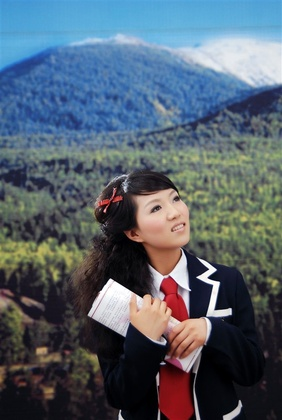
%> input picture Shafley/matlab/learn-test/psu.jpg, 282 x 420 px, shrunk from 537 x 800 before the run
$ octave gray_transformation.m   (GNU Octave 9; MATLAB toolbox functions it lacks are replaced by stand-ins)
%> lines starting %> are read from the running program, lines starting %| are printed output that depends on the picture
%灰度变换法伪色彩增强
I=imread('psu.jpg');
%> I is the input picture: size 420x282x3 uint8; mean R, G, B 84.5, 96.8, 108.7
I=double(I);
%> I: size 420x282x3 double
[M,N]=size(I);
%> M = 420; N = 846
I1=zeros(M,N);  %创建一个大小与原始图像相同、数值皆为0的彩色图像格式矩阵
L=256;          %设定灰度级L位256
for i=1:M
    for j=1:N
        if I(i,j)< L/4
            R(i,j)=0;G(i,j)=4*I(i,j);B(i,j)=L;   %设定L/4范围的RGB值
            else if I(i,j)<L/2
                R(i,j)=0;G(i,j)=L;B(i,j)=-4*I(i,j)+2*L;   %设定L/4--L/2范围的RGB值
                else if I(i,j)<=3*L/4
                        R(i,j)=4*I(i,j)-2*L;G(i,j)=L;B(i,j)=0;    %设定L/2--3L/4范围的RGB值
                    else
                        R(i,j)=L;G(i,j)=-4*I(i,j)+4*L;B(i,j)=0;    %设定3L/4--L范围的RGB值
                end
            end
        end
        I1(i,j,1)=R(i,j);    %把红色分量归入变量I1中
        I1(i,j,2)=G(i,j);    %把绿色分量归入变量I1中
        I1(i,j,3)=B(i,j);    %把蓝色分量归入变量I1中
    end
end
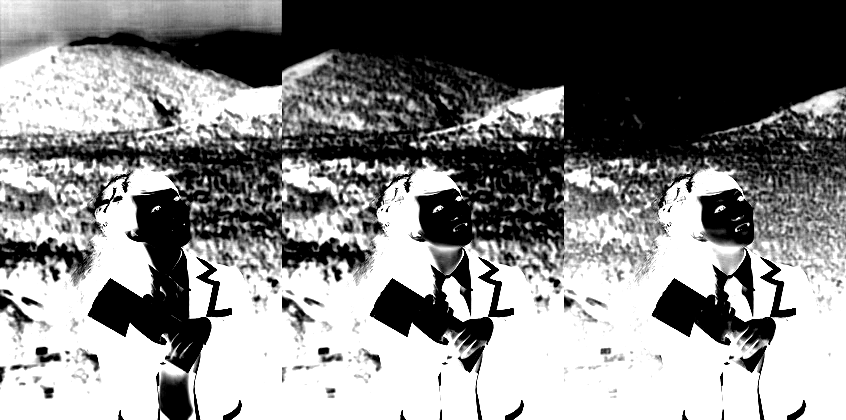
%> B: size 420x846 double; min 0, max 256, mean 134.9; drawn with min black and max white
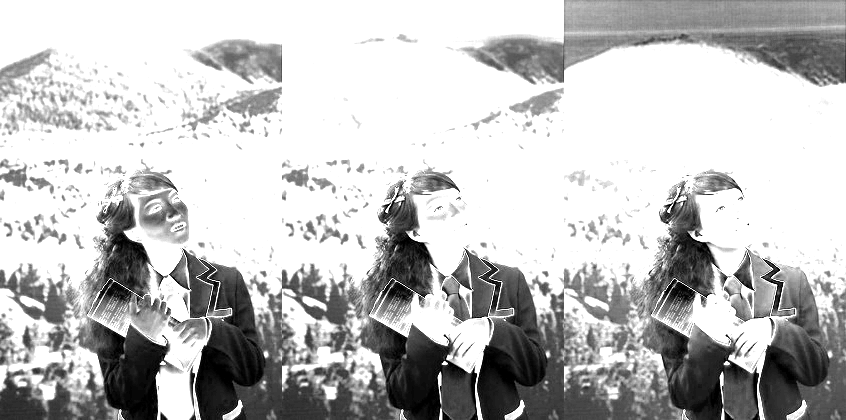
%> G: size 420x846 double; min 0, max 256, mean 192.5; drawn with min black and max white
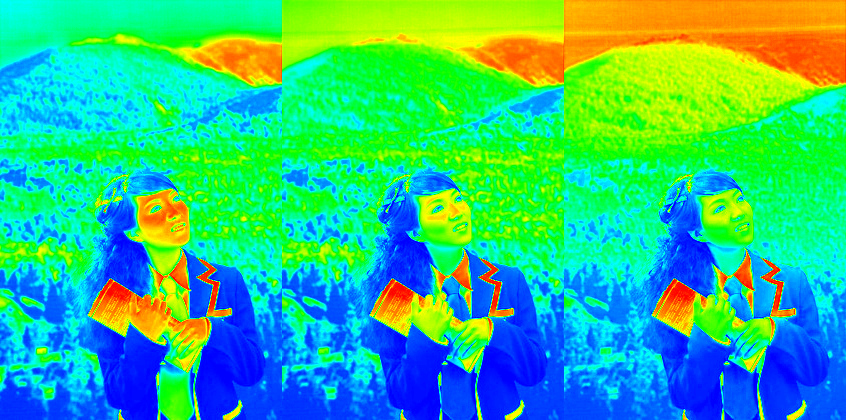
%> I1: size 420x846x3 double; mean R, G, B 49.9, 192.5, 134.9; drawn with min black and max white
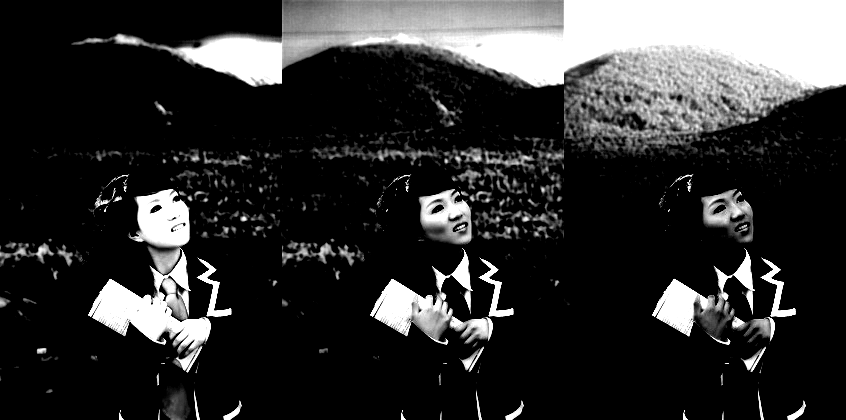
%> R: size 420x846 double; min 0, max 256, mean 49.9; drawn with min black and max white
I1=I1/256;  %归一化
figure,imshow(I1);
